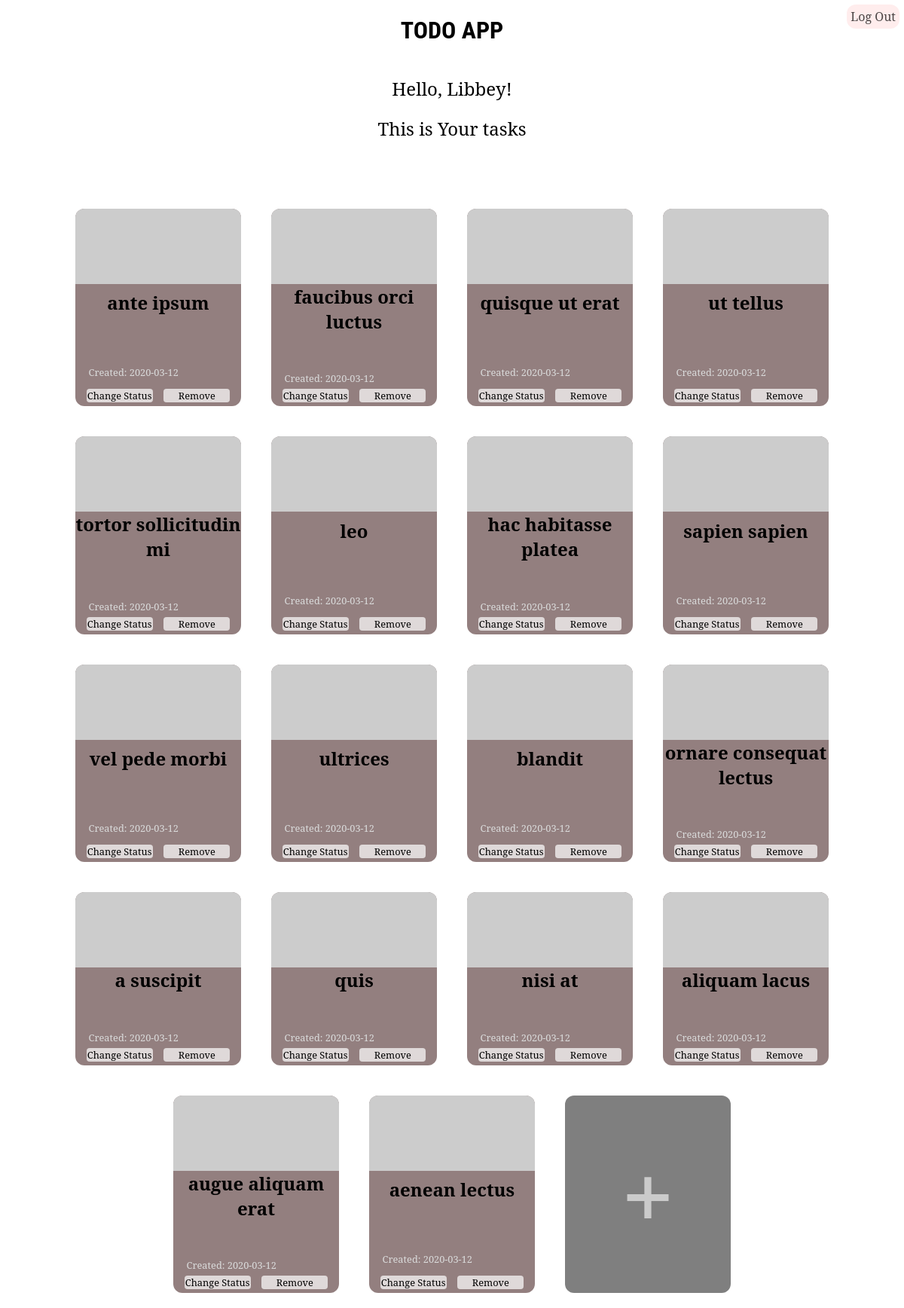
The page /users/Libbey (signed in) on the database its author committed.
### models.py (models this page shows, shortened)
class Abstract:
    id = Column(Integer, primary_key=True)
    created_on = Column(Date, default=date.today())

class User(Abstract, Base):
    __tablename__ = 'users'
    username = Column(String(20), nullable=False, unique=True)
    email = Column(String(30), nullable=False, unique=True)
    password = Column(String(60), nullable=False)
    hash_password = Column(String(64))
    access = Column(String(60), default='User')
    access_id = Column(Integer, default=accesses_id['User'])
    tasks = relationship("Task", cascade="all, delete-orphan")

class Task(Abstract, Base):
    __tablename__ = 'tasks'
    title = Column(String(20), nullable=False)
    author_id = Column(Integer, ForeignKey('users.id', ondelete='CASCADE'), nullable=False)
    details = Column(Text)
    deadline = Column(Date)
    status = Column(Boolean, default=0)
    author = relationship(User)

### app.py (the view, shortened to what this page needs)
@app.route('/users/<name>', methods=['GET', 'POST'])
def user_page(name):
    user_tasks = get_user_tasks(name)
    access_id = None
    if get_user_info(name) != None:
        access_id = get_user_info(name)["access_id"]
    return render_template('user.html', name=name, tasks=user_tasks, access_id=access_id)

### models.py (called while the page is built)
def get_user_info(name):
    engine = create_engine('sqlite:///app.db', echo=True)
    session = Session(bind=engine)
    user = session.query(User).filter_by(username=name).first()
    if user != None:
        user_info = {
                    "id": user.id,
                    "name": user.username,
                    "email": user.email,
                    "password": user.password,
                    "access": user.access,
                    "access_id": user.access_id
                    }
        session.close()
        return user_info
    session.close()
    return None

def get_user_tasks(name):
    engine = create_engine('sqlite:///app.db', echo=True)
    session = Session(bind=engine)
    user = session.query(User).filter_by(username=name).first()
    if user:
        user_tasks = user.tasks
        session.close()
        return user_tasks
    session.close()
    return None

### templates/user.html (shortened to what this page needs)
<head>
    <link rel="stylesheet" href="{{ url_for('static', filename='styles.css') }}">
    <link rel="stylesheet" href="{{ url_for('static', filename='user.css') }}">
</head>
{% if name != session['account'] %}
    <p>Something went wrong, please go to
        <a href={{ url_for('login') }}>Log In</a> /
        <a href={{ url_for('index') }}>Sign Up</a>
    </p>
{% else %}
    <h1>TODO APP</h1>
    <div class="hello">
        <p>Hello, {{ name|title }}!</p>
        <p>This is Your tasks</p>
    </div>
    <div class="wrapper">
    {% for task in tasks %}
    <div id={{ loop.index|string }} class="card" {% if task.status == True %} style="background: rgba(0,40,0,0.5);" {% else %} style="background: rgba(40,0,0,0.5);" {% endif %}>
        <div class="card-img"></div>
        <h2 class="card-heading">{{ task.title }}</h2>
        <p class="card-start-date">Created: {{ task.created_on }}</p>
        <div class="card-ui">
            <a href={{ "/status_task/" + loop.index|string }} id="change">Change Status</a>
            <a href="#" id="remove" onclick=remove_task(event)>Remove</a>
        </div>
    </div>
    {% endfor %}
    <div id="new_task" class="card">
        <div id="plus" onclick=add_task_form()>+</div>
    </div>
    </div>
    <a href={{ url_for('logout') }} class="buttons logout">Log Out</a>
{% endif %}

### static/styles.css (style rules this page uses)
h1 { font-family: 'Roboto Condensed', sans-serif; text-align: center; }
a, p { margin-bottom: 0; cursor: pointer; text-align: center; text-decoration: none; color: rgb(25, 76, 216); font-size: 0.8rem; }

### static/user.css (style rules this page uses)
.hello p { margin: 20px auto; width: max-content; color: black; font-size: 150%; }
.card { display: flex; flex-direction: column; justify-content: space-between; color: black; text-align: center; width: 220px; margin: 20px; background: rgba(0,0,0,0.5); border-radius: 12px; }
.card p { text-align: left; margin-left: 8%; margin-bottom: 5px; cursor: initial; color: rgb(219, 219, 219); }
.card-img { height: 100px; width: 100%; background: url(https://picsum.photos/600/800); background-size: cover; background-position: center; border-radius: 12px 12px 0 0; }
.card-heading { margin-top: 0; }
.wrapper { width: 100%; margin-top: 50px; margin-bottom: auto; display: flex; flex-wrap: wrap; justify-content: inherit; }
.card-ui { color: black; display: flex; justify-content: space-evenly; }
.card-ui a { width: 40%; padding: 5px inherit; margin-bottom: 5px; font-size: 0.8rem; background:rgba(255,255,255,0.7); color: black; border-radius: 4px; transition: filter 0.2s ease-in-out; }
#new_task { font-size: 8rem; font-weight: bolder; color: rgba(245, 245, 245, 0.65); }
#plus { cursor: pointer; width: max-content; margin: auto; padding: 0; border-radius: 0%; transition: filter 0.2s ease-in-out; }
.buttons { background-color: rgba(255,230,230,0.7); border-radius: 12px; color: rgba(0,0,0,0.7); padding: 5px; margin: 6px; font-size: 1rem; width: max-content; position: fixed; right: 0; top: 0; }

### rows shown on the page
User: username "Libbey"
Task: title "ante ipsum", created_on "2020-03-12"
Task: title "faucibus orci luctus", created_on "2020-03-12"
Task: title "quisque ut erat", created_on "2020-03-12"
Task: title "ut tellus", created_on "2020-03-12"
Task: title "tortor sollicitudin mi", created_on "2020-03-12"
Task: title "leo", created_on "2020-03-12"
Task: title "hac habitasse platea", created_on "2020-03-12"
Task: title "sapien sapien", created_on "2020-03-12"
Task: title "vel pede morbi", created_on "2020-03-12"
Task: title "ultrices", created_on "2020-03-12"
Task: title "blandit", created_on "2020-03-12"
Task: title "ornare consequat lectus", created_on "2020-03-12"
Task: title "a suscipit", created_on "2020-03-12"
Task: title "quis", created_on "2020-03-12"
Task: title "nisi at", created_on "2020-03-12"
Task: title "aliquam lacus", created_on "2020-03-12"
Task: title "augue aliquam erat", created_on "2020-03-12"
Task: title "aenean lectus", created_on "2020-03-12"
